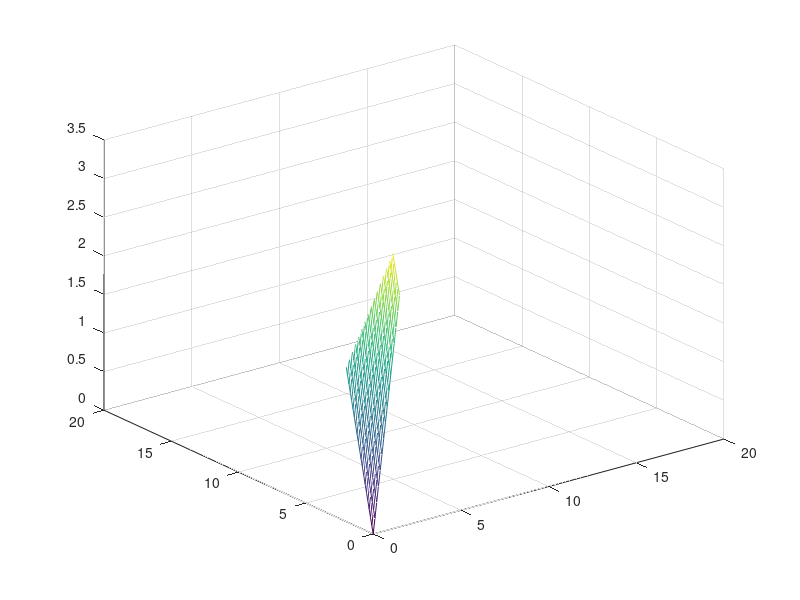
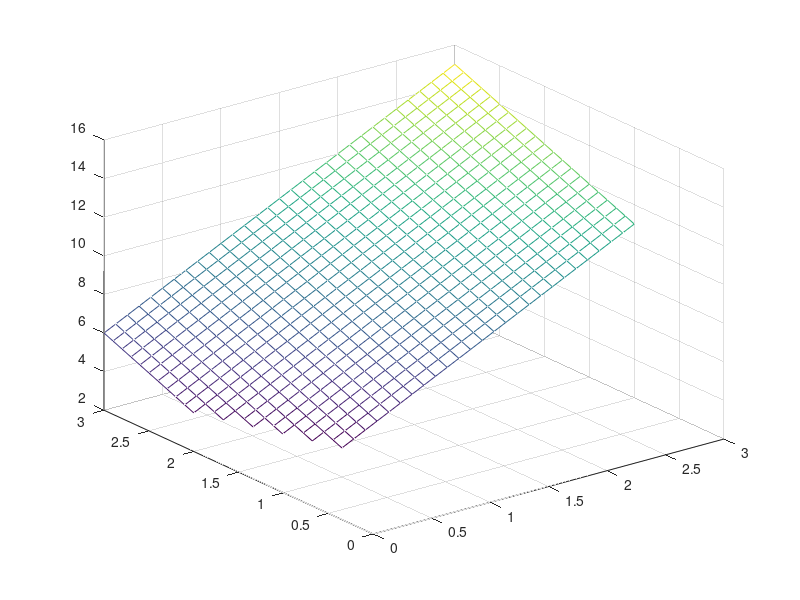

These figures' MATLAB source, in order:
A = [1 1; 0 2];
b = [2 3];
c = [1 2];
p = [];
X = 0:0.1:15;
Y = 0:0.1:15;

% Primales Problem x=[i j]
for j=Y
    for i=X
        if all(A*[i j]'<=b')
            p(i==X,j==Y) = c*[i j]';
        else
            p(i==X,j==Y) = NaN;
        end
    end
end
X = X(1:size(p,2));
Y = Y(1:size(p,1));
mesh(X,Y,p);

% Duales Problem y=[i j]
p = [];
X = 0:0.1:3;
Y = 0:0.1:3;
for j=Y
    for i=X
        if all(A'*[i j]'>=c')
            p(i==X,j==Y) = b*[i j]';
        else
            p(i==X,j==Y) = NaN;
        end
    end
end
X = X(1:size(p,2));
Y = Y(1:size(p,1));
figure
mesh(X,Y,p);